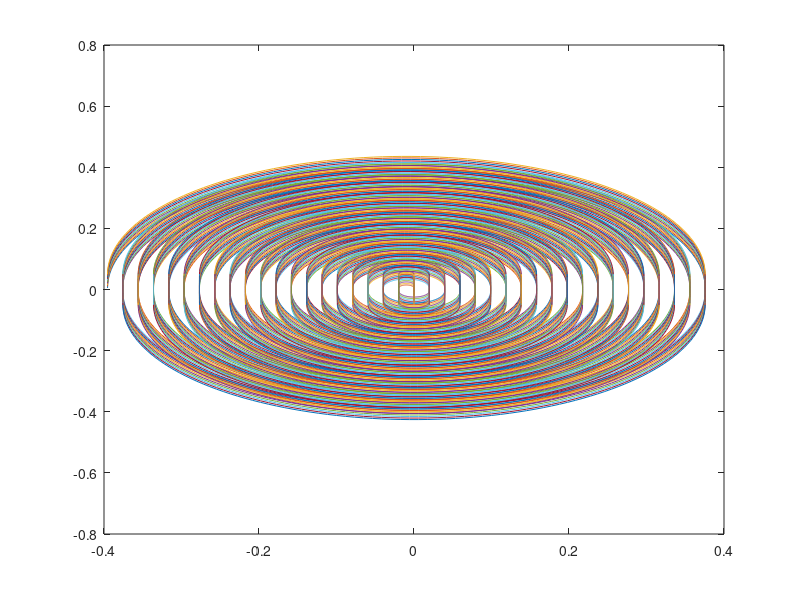

Recreate this plot in MATLAB.
% Hello World
clear
clc

%% Costanti

omega_runs=0;
T_tot=0;
cicli=0;

for gap = [0.01:0.01:0.1]

% Carica del p+
q = 1.602e-19;
% Massa del p+
m = 1.67e-27;

% Parameteri

% Dimensione del gap
%gap = 0.05;
% Tensione applicata nel gap
V = 12e3; %V
% Campo magnetico nei settori
B = 1.6; %T

% Energia da raggiungere
E_trg_MeV = 18; %MeV
E_trg = E_trg_MeV*(1.6e-13); %MeV --> J

% Grandezze derivate dalle precedenti

% Campo elettrico applicato nel gap
E_campo = q*V;
% Variazione di velocità nel gap
dv_gap = sqrt(E_campo*2/m);

% Inizializzazione delle variabili necessarie
x=0;
y=0;
v=0;
R=0;
E=0;
omega=0;
T=0;
ii=0;

% Step per plotting (maggiore --> più  preciso)
n_plot = 100;

%% Ciclo di Calcolo

% Ciclo while, continua fino al SUPERAMENTO dell'energia di target (18MeV)
% NOTA: energia è calcolata in J

figure(1)

while E(end) < E_trg

% Nuova velocità
new_v = v(end) + dv_gap;
v = [v, new_v];

% Nuovo raggio, calcolato dalla forza di Lorentz
new_R = (m*new_v)/(q*B);
R = [R, new_R];

% Nuovo valore di Energia raggiunta
new_E = 0.5*m*new_v^2;
E = [E, new_E];

% Omega
new_omega = new_v/new_R;
omega = [omega, new_omega];

% Tempo di attraversamento del semicerchio
new_t_dee = pi/(new_omega);
% Tempo di attraversamento del gap
new_t_gap = gap/new_v;
% Salvo la somma dei due
T = [T new_t_dee+new_t_gap];

% Calcolo centro della traiettoria semicircolare
new_x = x(end) - (-R(end-1) + R(end))*(-1)^ii;
x = [x new_x];
% Plot della traiettoria nel gap: moto rettilineo
y_plot_g = linspace(-gap/2,gap/2,n_plot);

if (-1)^ii == 1
x_plot_g = ones(length(y_plot_g))*x(end-1)  + new_x + R(end);
else
x_plot_g = ones(length(y_plot_g))*x(end-1)  + new_x - R(end-1);
end

plot(x_plot_g(1,:), y_plot_g);

hold on

% Plot della traiettoria nei settori: moto circolare
t_plot = linspace(0,new_t_dee, n_plot);
% Trovo i punti con coords cilindriche
x_plot = (new_R*cos(new_omega*t_plot)) + new_x;
y_plot = (new_R*sin(new_omega*t_plot) + gap/2)*(-1)^ii;
% Plot

if (-1)^ii == 1
    %comet(x_plot,y_plot);
    plot(x_plot,y_plot);

else
    x_plot = x_plot(:,end:-1:1);
    %comet(x_plot,y_plot);
    plot(x_plot,y_plot);

end

% Incremento contatore
ii = ii + 1;

end


% Tempo di permanenza totale nel ciclotrone
T_tot = [T_tot, sum(T)];
% Omega
omega_runs = [omega_runs, new_omega];
%% Semi cicli
cicli = [cicli, ii];

% Converto Energia anche in MeV
E_MeV = E./(1.6e-13);
save(strcat('E',num2str(gap*100)),"E_MeV");

% Raggio finale traiettoria
save(strcat('R',num2str(gap*100)),"R");




end

save('omega',"omega_runs");
save('cicli',"cicli");
save('Times',"T_tot");
